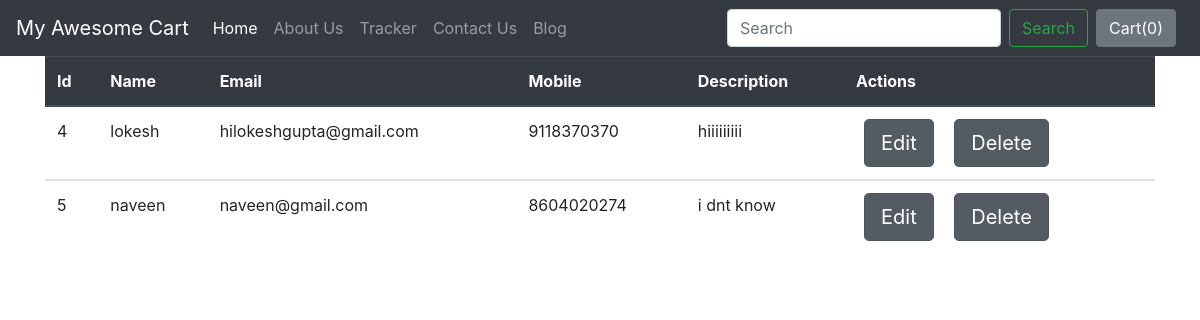
Page /shop/list/ on the committed database.
### shop/models.py (models this page shows, shortened)
class Contact(models.Model):
    msg_id=models.AutoField(primary_key=True)
    name=models.CharField(max_length=20)
    email=models.CharField(max_length=30)
    mobile=models.CharField(max_length=20)
    description=models.CharField(max_length=300)

### shop/views.py (the view)
# urls.py: path('list/',views.list,name="list"),
def list(request):
    listji=Contact.objects.all()
    return render(request,"shop/list.html",{'listji':listji})

### shop/templates/shop/list.html (shortened to what this page needs)
{% extends 'shop/basic.html' %}
{% block body %}
<div class="container">
<table class="table">
    <thead class="thead-dark">
      <tr>
        <th scope="col">Id</th>
        <th scope="col">Name</th>
        <th scope="col">Email</th>
        <th scope="col">Mobile</th>
        <th scope="col">Description</th>
        <th scope="col">Actions</th>
      </tr>
    </thead>
    {% for item in listji %}
    <tbody>
      <tr>
        <td>{{item.msg_id}}</td>
        <td>{{item.name}}</td>
        <td>{{item.email}}</td>
        <td>{{item.mobile}}</td>
        <td>{{item.description}}</td>
        <td>
            <a href="#" class="btn btn-secondary btn-lg active mx-2" role="button" aria-pressed="true">Edit</a>
            <a href="#" class="btn btn-secondary btn-lg active mx-2" role="button" aria-pressed="true">Delete</a>
        </td>
      </tr>
    </tbody>
    {% endfor %}
  </table>
</div>
{% endblock %}

### rows in the picture
Contact: msg_id "4", name "lokesh", email "hilokeshgupta@gmail.com", mobile "9118370370", description "hiiiiiiiii"
Contact: msg_id "5", name "naveen", email "naveen@gmail.com", mobile "8604020274", description "i dnt know"
